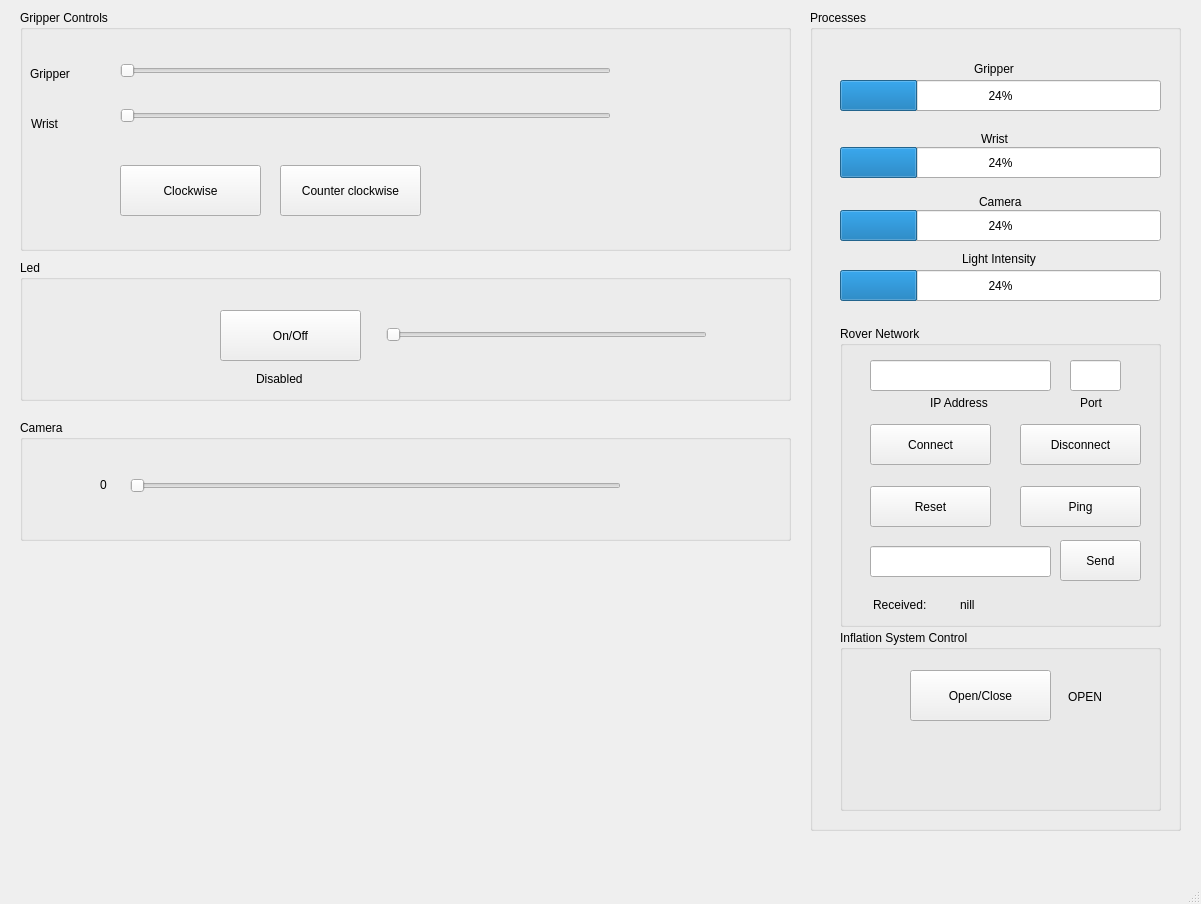
<?xml version="1.0" encoding="UTF-8"?>
<ui version="4.0">
 <class>MainWindow</class>
 <widget class="QMainWindow" name="MainWindow">
  <property name="geometry">
   <rect>
    <x>0</x>
    <y>0</y>
    <width>1201</width>
    <height>904</height>
   </rect>
  </property>
  <property name="windowTitle">
   <string>MainWindow</string>
  </property>
  <widget class="QWidget" name="centralwidget">
   <widget class="QGroupBox" name="groupBox">
    <property name="geometry">
     <rect>
      <x>20</x>
      <y>10</y>
      <width>771</width>
      <height>241</height>
     </rect>
    </property>
    <property name="title">
     <string>Gripper Controls</string>
    </property>
    <widget class="QSlider" name="horizontalSlider">
     <property name="geometry">
      <rect>
       <x>100</x>
       <y>35</y>
       <width>491</width>
       <height>51</height>
      </rect>
     </property>
     <property name="orientation">
      <enum>Qt::Horizontal</enum>
     </property>
    </widget>
    <widget class="QSlider" name="horizontalSlider_2">
     <property name="geometry">
      <rect>
       <x>100</x>
       <y>80</y>
       <width>491</width>
       <height>51</height>
      </rect>
     </property>
     <property name="orientation">
      <enum>Qt::Horizontal</enum>
     </property>
    </widget>
    <widget class="QLabel" name="label">
     <property name="geometry">
      <rect>
       <x>10</x>
       <y>55</y>
       <width>66</width>
       <height>17</height>
      </rect>
     </property>
     <property name="text">
      <string>Gripper</string>
     </property>
    </widget>
    <widget class="QLabel" name="label_2">
     <property name="geometry">
      <rect>
       <x>11</x>
       <y>105</y>
       <width>66</width>
       <height>17</height>
      </rect>
     </property>
     <property name="text">
      <string>Wrist</string>
     </property>
    </widget>
    <widget class="QLabel" name="label_3">
     <property name="geometry">
      <rect>
       <x>140</x>
       <y>190</y>
       <width>71</width>
       <height>17</height>
      </rect>
     </property>
     <property name="text">
      <string>Clockwise</string>
     </property>
    </widget>
    <widget class="QPushButton" name="pushButton_3">
     <property name="geometry">
      <rect>
       <x>260</x>
       <y>155</y>
       <width>141</width>
       <height>51</height>
      </rect>
     </property>
     <property name="text">
      <string>Counter clockwise</string>
     </property>
    </widget>
    <widget class="QPushButton" name="pushButton_4">
     <property name="geometry">
      <rect>
       <x>100</x>
       <y>155</y>
       <width>141</width>
       <height>51</height>
      </rect>
     </property>
     <property name="text">
      <string>Clockwise</string>
     </property>
    </widget>
   </widget>
   <widget class="QGroupBox" name="groupBox_2">
    <property name="geometry">
     <rect>
      <x>20</x>
      <y>260</y>
      <width>771</width>
      <height>141</height>
     </rect>
    </property>
    <property name="title">
     <string>Led</string>
    </property>
    <widget class="QPushButton" name="pushButton_5">
     <property name="geometry">
      <rect>
       <x>200</x>
       <y>50</y>
       <width>141</width>
       <height>51</height>
      </rect>
     </property>
     <property name="text">
      <string>On/Off</string>
     </property>
    </widget>
    <widget class="QSlider" name="horizontalSlider_4">
     <property name="geometry">
      <rect>
       <x>366</x>
       <y>49</y>
       <width>321</width>
       <height>51</height>
      </rect>
     </property>
     <property name="orientation">
      <enum>Qt::Horizontal</enum>
     </property>
    </widget>
    <widget class="QLabel" name="label_18">
     <property name="geometry">
      <rect>
       <x>236</x>
       <y>110</y>
       <width>66</width>
       <height>17</height>
      </rect>
     </property>
     <property name="text">
      <string>Disabled</string>
     </property>
    </widget>
   </widget>
   <widget class="QGroupBox" name="groupBox_3">
    <property name="geometry">
     <rect>
      <x>810</x>
      <y>10</y>
      <width>371</width>
      <height>821</height>
     </rect>
    </property>
    <property name="title">
     <string>Processes</string>
    </property>
    <widget class="QProgressBar" name="progressBar">
     <property name="geometry">
      <rect>
       <x>30</x>
       <y>70</y>
       <width>321</width>
       <height>31</height>
      </rect>
     </property>
     <property name="value">
      <number>24</number>
     </property>
    </widget>
    <widget class="QProgressBar" name="progressBar_2">
     <property name="geometry">
      <rect>
       <x>30</x>
       <y>137</y>
       <width>321</width>
       <height>31</height>
      </rect>
     </property>
     <property name="value">
      <number>24</number>
     </property>
    </widget>
    <widget class="QProgressBar" name="progressBar_3">
     <property name="geometry">
      <rect>
       <x>30</x>
       <y>200</y>
       <width>321</width>
       <height>31</height>
      </rect>
     </property>
     <property name="value">
      <number>24</number>
     </property>
    </widget>
    <widget class="QLabel" name="label_8">
     <property name="geometry">
      <rect>
       <x>164</x>
       <y>50</y>
       <width>66</width>
       <height>17</height>
      </rect>
     </property>
     <property name="text">
      <string>Gripper</string>
     </property>
    </widget>
    <widget class="QLabel" name="label_9">
     <property name="geometry">
      <rect>
       <x>171</x>
       <y>120</y>
       <width>66</width>
       <height>17</height>
      </rect>
     </property>
     <property name="text">
      <string>Wrist</string>
     </property>
    </widget>
    <widget class="QLabel" name="label_10">
     <property name="geometry">
      <rect>
       <x>169</x>
       <y>183</y>
       <width>66</width>
       <height>17</height>
      </rect>
     </property>
     <property name="text">
      <string>Camera</string>
     </property>
    </widget>
    <widget class="QGroupBox" name="groupBox_5">
     <property name="geometry">
      <rect>
       <x>30</x>
       <y>316</y>
       <width>321</width>
       <height>301</height>
      </rect>
     </property>
     <property name="title">
      <string>Rover Network</string>
     </property>
     <widget class="QLineEdit" name="lineEdit">
      <property name="geometry">
       <rect>
        <x>30</x>
        <y>34</y>
        <width>181</width>
        <height>31</height>
       </rect>
      </property>
     </widget>
     <widget class="QLineEdit" name="lineEdit_2">
      <property name="geometry">
       <rect>
        <x>230</x>
        <y>34</y>
        <width>51</width>
        <height>31</height>
       </rect>
      </property>
     </widget>
     <widget class="QLabel" name="label_4">
      <property name="geometry">
       <rect>
        <x>90</x>
        <y>68</y>
        <width>71</width>
        <height>17</height>
       </rect>
      </property>
      <property name="text">
       <string>IP Address</string>
      </property>
     </widget>
     <widget class="QLabel" name="label_5">
      <property name="geometry">
       <rect>
        <x>240</x>
        <y>68</y>
        <width>31</width>
        <height>17</height>
       </rect>
      </property>
      <property name="text">
       <string>Port</string>
      </property>
     </widget>
     <widget class="QPushButton" name="pushButton">
      <property name="geometry">
       <rect>
        <x>30</x>
        <y>98</y>
        <width>121</width>
        <height>41</height>
       </rect>
      </property>
      <property name="text">
       <string>Connect</string>
      </property>
     </widget>
     <widget class="QPushButton" name="pushButton_2">
      <property name="geometry">
       <rect>
        <x>180</x>
        <y>98</y>
        <width>121</width>
        <height>41</height>
       </rect>
      </property>
      <property name="text">
       <string>Disconnect</string>
      </property>
     </widget>
     <widget class="QPushButton" name="pushButton_7">
      <property name="geometry">
       <rect>
        <x>30</x>
        <y>160</y>
        <width>121</width>
        <height>41</height>
       </rect>
      </property>
      <property name="text">
       <string>Reset</string>
      </property>
     </widget>
     <widget class="QPushButton" name="pushButton_8">
      <property name="geometry">
       <rect>
        <x>180</x>
        <y>160</y>
        <width>121</width>
        <height>41</height>
       </rect>
      </property>
      <property name="text">
       <string>Ping</string>
      </property>
     </widget>
     <widget class="QLineEdit" name="lineEdit_3">
      <property name="geometry">
       <rect>
        <x>30</x>
        <y>220</y>
        <width>181</width>
        <height>31</height>
       </rect>
      </property>
     </widget>
     <widget class="QPushButton" name="pushButton_9">
      <property name="geometry">
       <rect>
        <x>220</x>
        <y>214</y>
        <width>81</width>
        <height>41</height>
       </rect>
      </property>
      <property name="text">
       <string>Send</string>
      </property>
     </widget>
     <widget class="QLabel" name="label_6">
      <property name="geometry">
       <rect>
        <x>33</x>
        <y>270</y>
        <width>71</width>
        <height>17</height>
       </rect>
      </property>
      <property name="text">
       <string>Received:</string>
      </property>
     </widget>
     <widget class="QLabel" name="label_7">
      <property name="geometry">
       <rect>
        <x>120</x>
        <y>270</y>
        <width>71</width>
        <height>17</height>
       </rect>
      </property>
      <property name="text">
       <string>nill</string>
      </property>
     </widget>
    </widget>
    <widget class="QProgressBar" name="progressBar_4">
     <property name="geometry">
      <rect>
       <x>30</x>
       <y>260</y>
       <width>321</width>
       <height>31</height>
      </rect>
     </property>
     <property name="value">
      <number>24</number>
     </property>
    </widget>
    <widget class="QLabel" name="label_12">
     <property name="geometry">
      <rect>
       <x>152</x>
       <y>240</y>
       <width>101</width>
       <height>17</height>
      </rect>
     </property>
     <property name="text">
      <string>Light Intensity</string>
     </property>
    </widget>
    <widget class="QGroupBox" name="groupBox_6">
     <property name="geometry">
      <rect>
       <x>30</x>
       <y>620</y>
       <width>321</width>
       <height>181</height>
      </rect>
     </property>
     <property name="title">
      <string>Inflation System Control</string>
     </property>
     <widget class="QPushButton" name="pushButton_15">
      <property name="geometry">
       <rect>
        <x>70</x>
        <y>40</y>
        <width>141</width>
        <height>51</height>
       </rect>
      </property>
      <property name="text">
       <string>Open/Close</string>
      </property>
     </widget>
     <widget class="QLabel" name="label_17">
      <property name="geometry">
       <rect>
        <x>228</x>
        <y>58</y>
        <width>71</width>
        <height>17</height>
       </rect>
      </property>
      <property name="text">
       <string>OPEN</string>
      </property>
     </widget>
    </widget>
    <zorder>progressBar</zorder>
    <zorder>progressBar_2</zorder>
    <zorder>progressBar_3</zorder>
    <zorder>label_8</zorder>
    <zorder>label_9</zorder>
    <zorder>label_10</zorder>
    <zorder>groupBox_5</zorder>
    <zorder>progressBar_4</zorder>
    <zorder>label_12</zorder>
    <zorder>groupBox_6</zorder>
    <zorder>groupBox_6</zorder>
   </widget>
   <widget class="QGroupBox" name="groupBox_4">
    <property name="geometry">
     <rect>
      <x>20</x>
      <y>420</y>
      <width>771</width>
      <height>121</height>
     </rect>
    </property>
    <property name="title">
     <string>Camera</string>
    </property>
    <widget class="QSlider" name="horizontalSlider_3">
     <property name="geometry">
      <rect>
       <x>110</x>
       <y>40</y>
       <width>491</width>
       <height>51</height>
      </rect>
     </property>
     <property name="orientation">
      <enum>Qt::Horizontal</enum>
     </property>
    </widget>
    <widget class="QLabel" name="label_11">
     <property name="geometry">
      <rect>
       <x>80</x>
       <y>56</y>
       <width>31</width>
       <height>17</height>
      </rect>
     </property>
     <property name="text">
      <string>0</string>
     </property>
    </widget>
   </widget>
  </widget>
  <widget class="QMenuBar" name="menubar">
   <property name="geometry">
    <rect>
     <x>0</x>
     <y>0</y>
     <width>1201</width>
     <height>25</height>
    </rect>
   </property>
  </widget>
  <widget class="QStatusBar" name="statusbar"/>
 </widget>
 <layoutdefault spacing="6" margin="9"/>
 <resources/>
 <connections/>
 <designerdata>
  <property name="gridDeltaX">
   <number>10</number>
  </property>
  <property name="gridDeltaY">
   <number>10</number>
  </property>
  <property name="gridSnapX">
   <bool>true</bool>
  </property>
  <property name="gridSnapY">
   <bool>true</bool>
  </property>
  <property name="gridVisible">
   <bool>true</bool>
  </property>
 </designerdata>
</ui>
